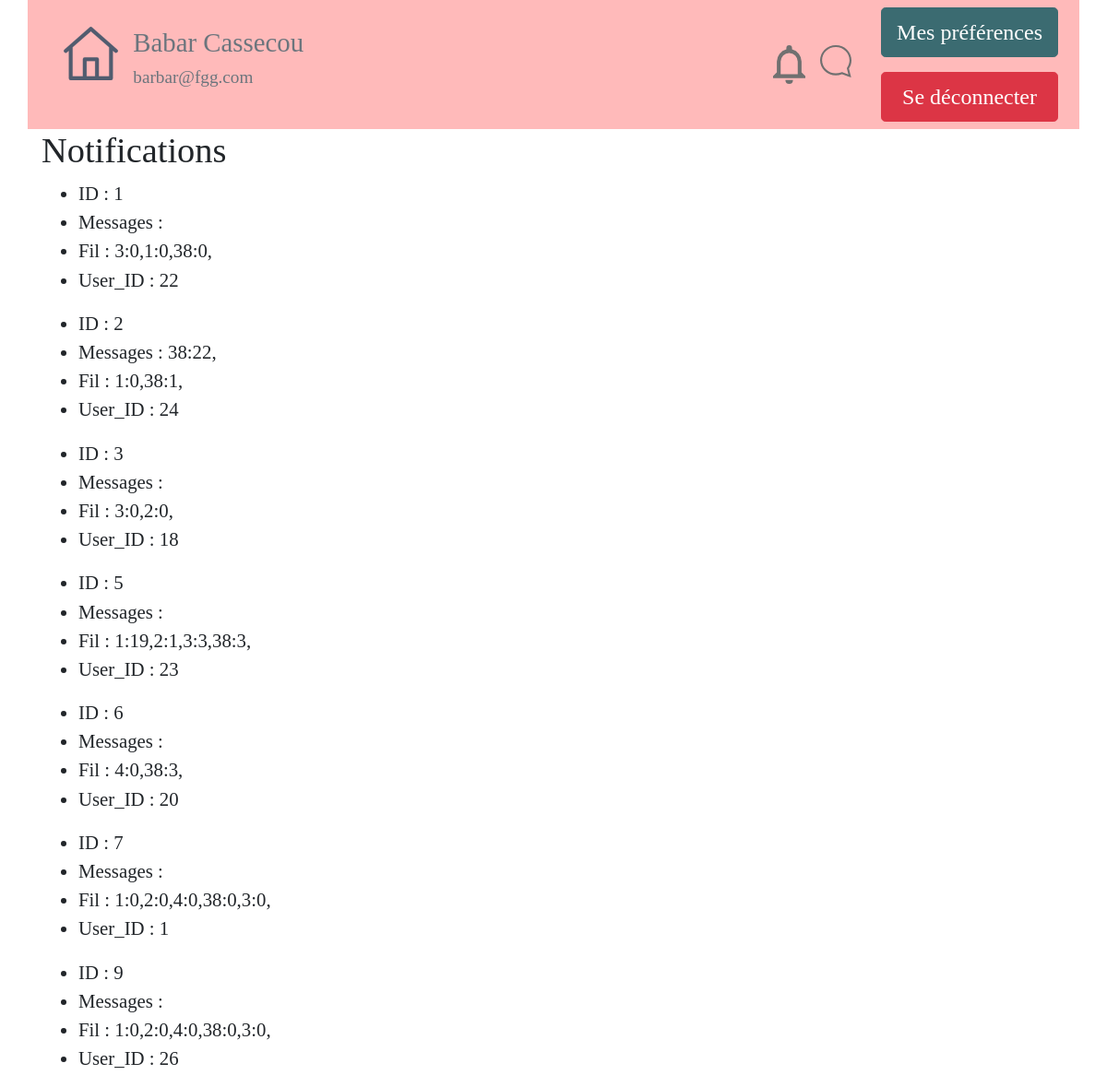
The page /notifications/notificationsAView/ (signed in) on the database its author committed.
### notifications/models.py (models this page shows)
class Notifications(models.Model): #extend User proprieties
    user = models.OneToOneField(User,on_delete=models.CASCADE,default=1)
    NotifMessages = models.TextField(verbose_name="Notifications Des Nouveaux Messages") #contain list of waiting notif
    NotifFil = models.TextField( verbose_name="Notifications du fil",) # contain list of wainting notif

### notifications/views.py (the view)
# urls.py: path('notificationsAView/', views.NotifList.as_view(template_name='notifications/notifications_list.html'), name="notificationsAView"),
class NotifList(ListView):
    model = models.Notifications

### notifications/templates/notifications/notifications_list.html
{% extends "tablecom/base.html" %}
{% block content %}
<div class="container">
    <h2>Notifications</h2>{% for notif in object_list %}
    <ul>
            <li>ID : {{ notif.id }}</li>
        <li>Messages : {{ notif.NotifMessages }}</li>
        <li>Fil : {{ notif.NotifFil }}</li>
        <li>User_ID : {{ notif.user_id }}</li>
    </ul>{% endfor %}
</div>
{% endblock %}

### tablecom/templates/tablecom/base.html (shortened to what this page needs)
<!DOCTYPE html>
    {% load static %}
    {% block head %}
        <html lang="fr">
        <head>
        <link rel="stylesheet" href="/static/style/bootstrapExportTheme/bootstrap.min.css" >
        <link rel="stylesheet" type="text/css" href="https://cdn.jsdelivr.net/npm/cookieconsent@3/build/cookieconsent.min.css" />
            <link rel="stylesheet" href="/static/style/stylefont.css" />
        </head>
    {% endblock %}
<body>
    <nav>
       {% block nav %}
            {% if user.is_authenticated %}
<div class="container" style="background:#ffbaba !important;">
    <div class="d-flex flex-wrap align-items-center">
          <div class="mr-auto p-3 ">
            <div class="d-flex justify-content-start">
                <div class="p-2"><a href="{% url 'accueil' %}"><img src="/static/images/home.svg" class="img-fluid"></a></div>
                <div class="p-2"><h4 class="text-secondary">{{ user.first_name }} {{ user.last_name }}</h4><h6 class="text-secondary"><p>{{ user.email }}</p></h6></div>
            </div>
          </div>
          <div class="p-3 ">
            <div class="d-flex">
                <a href="{% url 'accueil' %}"><img src="{% static 'images/notif_fil_general.svg' %}" class="img-fluid p-2"></a>
                 <a href="{% url 'accueil' %}"><img src="{% static 'images/notif_mess_perso.svg' %}" class="img-fluid p-2"></a>
            </div>
          </div>
          <div class="p- ">
            <div class="d-flex flex-column">
              <div class="p-2"><a href="{% url 'MyProfile' %}"><button type="button" class="btn btn-info btn-lg">Mes préférences</button></a></div>
              <div class="p-2"><a href="{% url 'deconnexion' %}"><button type="button" class="btn btn-danger btn-block btn-lg">Se déconnecter</button></a></div>
            </div>
          </div>
    </div>
</div>
            {% else %}
        <div class="container">
        </div>
            {% endif %}
       {% endblock %}
   </nav>
    {% block content %}Contenu à introduire{% endblock %}
</body>
</html>

### rows shown on the page
Notifications: id "1", NotifFil "3:0,1:0,38:0,", user_id "22"
Notifications: id "2", NotifMessages "38:22,", NotifFil "1:0,38:1,", user_id "24"
Notifications: id "3", NotifFil "3:0,2:0,", user_id "18"
Notifications: id "5", NotifFil "1:19,2:1,3:3,38:3,", user_id "23"
Notifications: id "6", NotifFil "4:0,38:3,", user_id "20"
Notifications: id "7", NotifFil "1:0,2:0,4:0,38:0,3:0,", user_id "1"
Notifications: id "9", NotifFil "1:0,2:0,4:0,38:0,3:0,", user_id "26"

### other values the page prints
{{ user.first_name }} "Babar"
{{ user.last_name }} "Cassecou"
{{ user.email }} "barbar@fgg.com"
